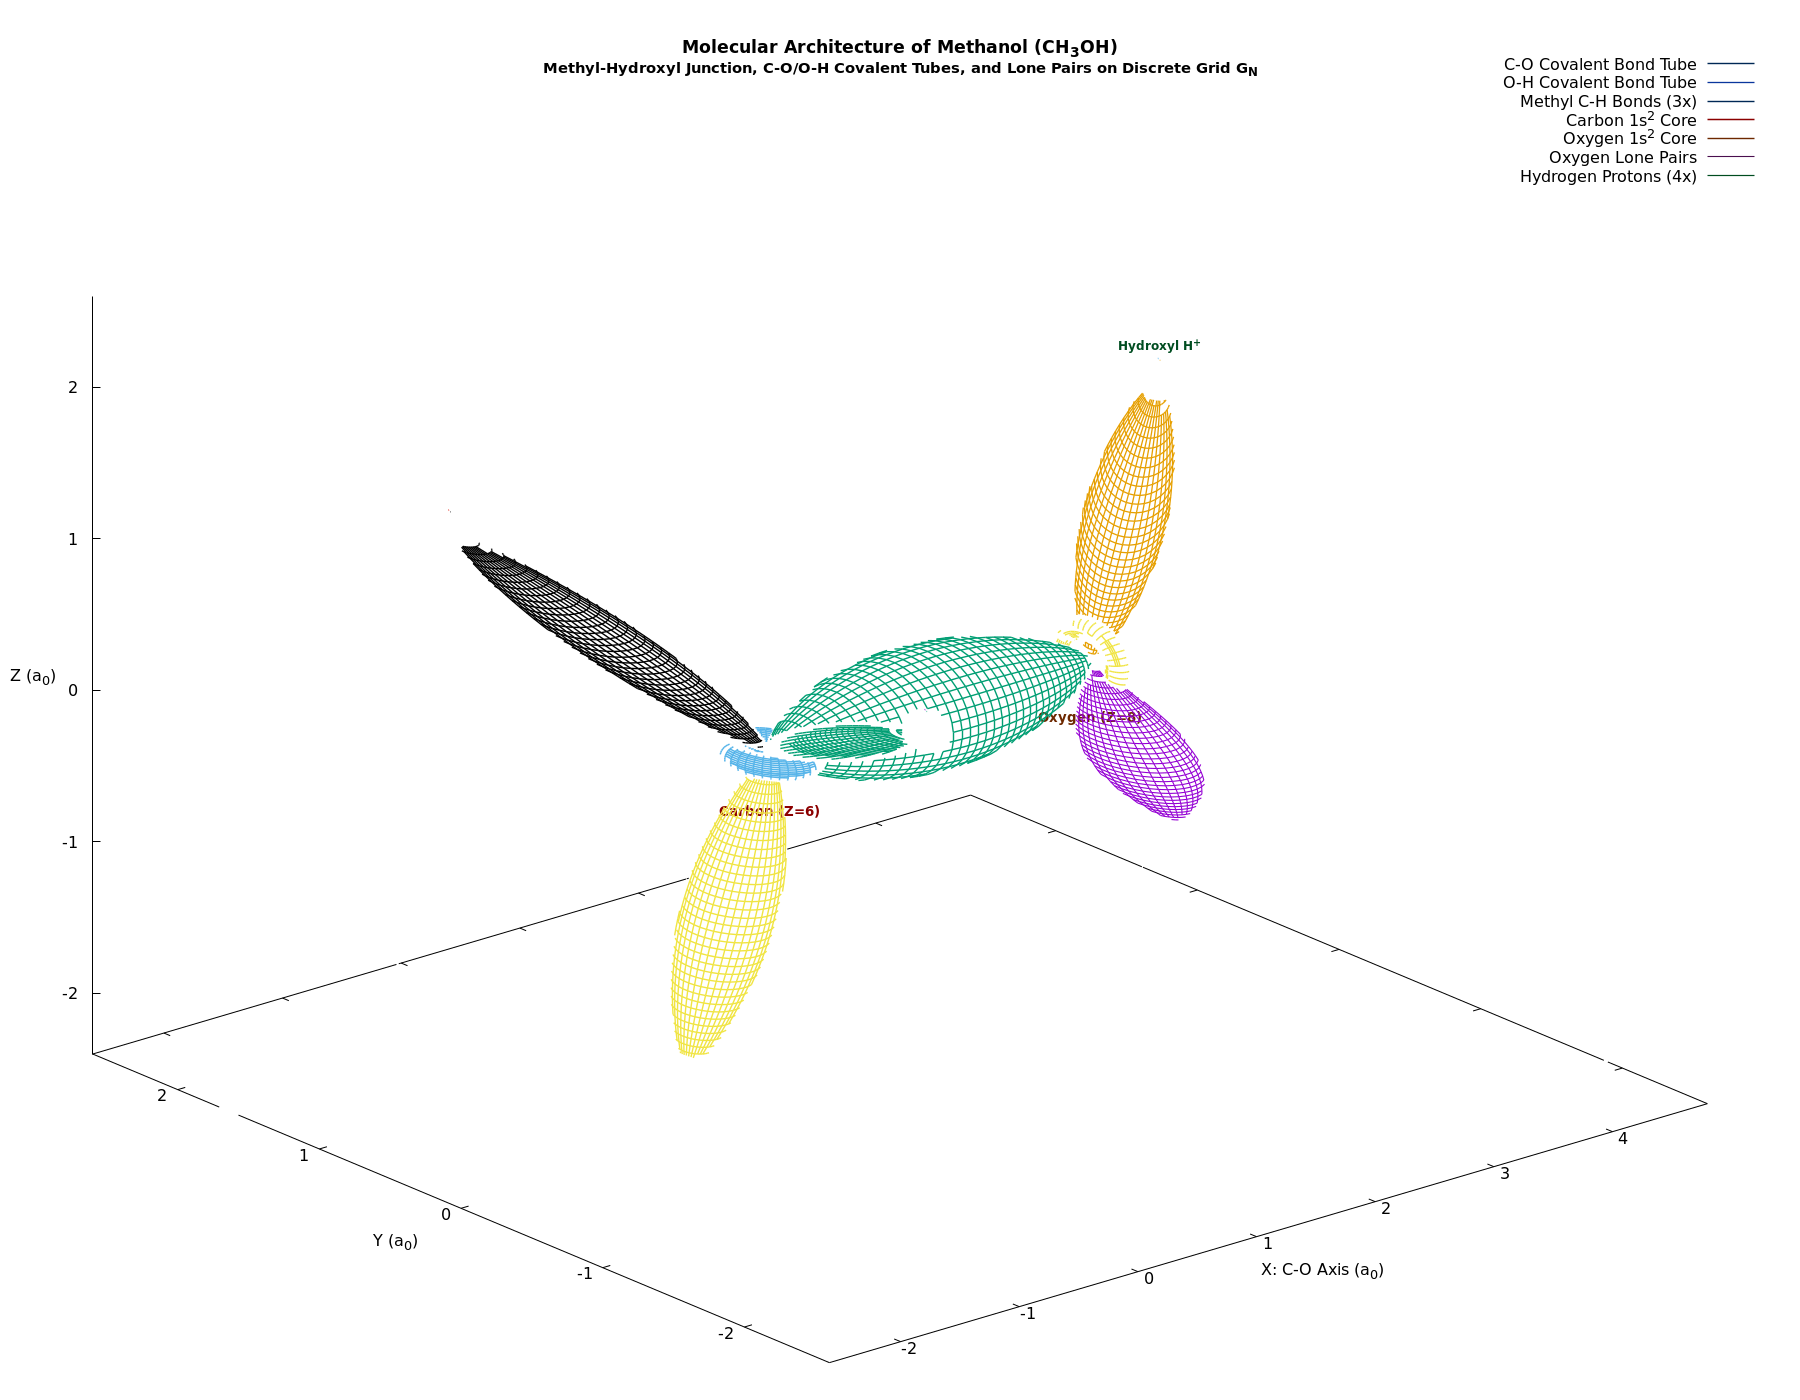

The gnuplot source for this figure:
# Gnuplot script: 3D High-Detail Wireframe Snapshot of Methanol (CH3OH)
# Depicts the discrete electromagnetic architecture of Methanol on G_N:
# - Methyl group (-CH3): Central Carbon nucleus with 1s^2 core toroid and 3 C-H covalent bonding tubes
# - Central C-O polar covalent bonding tube bridging Carbon and Oxygen
# - Hydroxyl group (-OH): Oxygen nucleus with 1s^2 core toroid, bent O-H covalent bond, and 2 rear lone-pair lobes
# - Proton screening spheres for all 4 hydrogens
# Pure wireframe meshwork with hidden-line removal; no surface shading.

reset

if (exists("OUTFILE")) {
    set terminal pngcairo size 1800,1400 font "Sans,12"
    set output OUTFILE
}

set title "Molecular Architecture of Methanol (CH_3OH)\n{/*0.85Methyl-Hydroxyl Junction, C-O/O-H Covalent Tubes, and Lone Pairs on Discrete Grid G_N}" font "Sans-Bold,13" offset 0,-0.5

set parametric
set hidden3d
unset pm3d
set surface

set isosamples 40, 40
set urange [0:2*pi]
set vrange [0:2*pi]

set xlabel "X: C-O Axis (a_0)" offset -1,-0.5
set ylabel "Y (a_0)" offset 1,-0.5
set zlabel "Z (a_0)" offset 1,0
set xrange [-2.6:4.8]
set yrange [-2.6:2.6]
set zrange [-2.4:2.6]
set xyplane at -2.4
set view 62, 320, 1.15, 1.0

# Physical constants in atomic units (a_0 ~ 0.529177 Angstrom)
# C nucleus at (0, 0, 0)
# C-O bond length d_CO = 2.70 a_0 (~1.43 Angstrom)
# C-H bond length d_CH = 2.06 a_0 (~1.09 Angstrom)
# O-H bond length d_OH = 1.81 a_0 (~0.96 Angstrom)
d_CO = 2.70
d_CH = 2.06
d_OH = 1.81

# Oxygen nucleus at (d_CO, 0, 0)
x_O = d_CO
y_O = 0.0
z_O = 0.0

# Hydroxyl Hydrogen (bent at 108.9 deg relative to C-O axis in XZ plane)
th_COH = 108.9 * pi / 180.0
x_HO = x_O - d_OH * cos(th_COH)
y_HO = 0.0
z_HO = d_OH * sin(th_COH)

# Methyl Hydrogens (pointing backwards at X < 0, 109.5 deg tetrahedral umbrella)
th_CH = 109.5 * pi / 180.0
x_hc_back = -d_CH * cos(pi - th_CH) # ~ -0.68 a_0
r_hc_perp = d_CH * sin(pi - th_CH)  # ~ 1.94 a_0

x_H1 = x_hc_back
y_H1 = 0.0
z_H1 = -r_hc_perp

x_H2 = x_hc_back
y_H2 = r_hc_perp * sin(pi/3.0)
z_H2 = r_hc_perp * cos(pi/3.0)

x_H3 = x_hc_back
y_H3 = -r_hc_perp * sin(pi/3.0)
z_H3 = r_hc_perp * cos(pi/3.0)

# Oxygen Lone-Pair Lobes (pointing in +/- Y with -Z tilt)
d_lp = 1.15
th_lp = 54.0 * pi / 180.0
x_lp1 = x_O - 0.35
y_lp1 = d_lp * sin(th_lp)
z_lp1 = -d_lp * cos(th_lp)

x_lp2 = x_O - 0.35
y_lp2 = -d_lp * sin(th_lp)
z_lp2 = -d_lp * cos(th_lp)

# 1. Carbon and Oxygen 1s^2 Core Current Toroids
r_C_core_maj = 0.22
r_C_core_min = 0.08
x_C_core(u, v) = (r_C_core_maj + r_C_core_min * cos(v)) * cos(u)
y_C_core(u, v) = (r_C_core_maj + r_C_core_min * cos(v)) * sin(u)
z_C_core(u, v) = r_C_core_min * sin(v)

r_O_core_maj = 0.20
r_O_core_min = 0.07
x_O_core(u, v) = x_O + r_O_core_min * sin(v)
y_O_core(u, v) = (r_O_core_maj + r_O_core_min * cos(v)) * cos(u)
z_O_core(u, v) = (r_O_core_maj + r_O_core_min * cos(v)) * sin(u)

# 2. C-O Covalent Bonding Tube
u_n(u) = u / (2.0 * pi)
r_tube_CO(u) = 0.35 * (sin(u_n(u) * pi)**0.65) * (1.0 + 0.15 * (1.0 - u_n(u)))
x_b_CO(u, v) = u_n(u) * d_CO
y_b_CO(u, v) = r_tube_CO(u) * cos(v)
z_b_CO(u, v) = r_tube_CO(u) * sin(v)

# 3. O-H Covalent Bonding Tube
r_tube_OH(u) = 0.28 * (sin(u_n(u) * pi)**0.70)
x_b_OH(u, v) = x_O + u_n(u) * (x_HO - x_O) + r_tube_OH(u) * cos(v) * 0.5
y_b_OH(u, v) = r_tube_OH(u) * sin(v)
z_b_OH(u, v) = z_O + u_n(u) * (z_HO - z_O) + r_tube_OH(u) * cos(v) * 0.86

# 4. Three Methyl C-H Bonding Tubes
r_tube_CH(u) = 0.26 * (sin(u_n(u) * pi)**0.70)
x_b_CH1(u, v) = u_n(u) * x_H1 + r_tube_CH(u) * cos(v)
y_b_CH1(u, v) = u_n(u) * y_H1 + r_tube_CH(u) * sin(v)
z_b_CH1(u, v) = u_n(u) * z_H1

x_b_CH2(u, v) = u_n(u) * x_H2 + r_tube_CH(u) * cos(v)
y_b_CH2(u, v) = u_n(u) * y_H2 + r_tube_CH(u) * sin(v)
z_b_CH2(u, v) = u_n(u) * z_H2

x_b_CH3(u, v) = u_n(u) * x_H3 + r_tube_CH(u) * cos(v)
y_b_CH3(u, v) = u_n(u) * y_H3 + r_tube_CH(u) * sin(v)
z_b_CH3(u, v) = u_n(u) * z_H3

# 5. Oxygen Lone-Pair Lobes
r_lp(u) = 0.32 * sin(u_n(u) * pi) * (1.0 - 0.20 * cos(u_n(u) * pi))
x_lp_1(u, v) = x_O + u_n(u) * (x_lp1 - x_O) + r_lp(u) * cos(v)
y_lp_1(u, v) = u_n(u) * y_lp1 + r_lp(u) * sin(v)
z_lp_1(u, v) = u_n(u) * z_lp1

x_lp_2(u, v) = x_O + u_n(u) * (x_lp2 - x_O) + r_lp(u) * cos(v)
y_lp_2(u, v) = u_n(u) * y_lp2 + r_lp(u) * sin(v)
z_lp_2(u, v) = u_n(u) * z_lp2

# 6. Hydrogen Proton Screening Spheres
r_p = 0.13
x_p(u, v, x0) = x0 + r_p * sin(u/2.0) * cos(v)
y_p(u, v, y0) = y0 + r_p * sin(u/2.0) * sin(v)
z_p(u, v, z0) = z0 + r_p * cos(u/2.0)

# Wireframe Line Styles
set style line 1 lc rgb "#002855" lw 1.4   # Deep blue: C-O and C-H sigma bonds
set style line 2 lc rgb "#0a369d" lw 1.3   # Light blue: O-H bond
set style line 3 lc rgb "#8b0000" lw 1.5   # Red: Carbon core toroid
set style line 4 lc rgb "#6d2800" lw 1.4   # Amber: Oxygen core toroid
set style line 5 lc rgb "#4a0e4e" lw 1.1   # Purple: Oxygen lone-pair lobes
set style line 6 lc rgb "#004d20" lw 1.2   # Green: Hydrogen protons

# Labels
set label 1 "Carbon (Z=6)" at 0, 0, -0.38 center font "Sans-Bold,10" tc rgb "#8b0000"
set label 2 "Oxygen (Z=8)" at x_O, 0, -0.38 center font "Sans-Bold,10" tc rgb "#6d2800"
set label 3 "Hydroxyl H^+" at x_HO, 0, z_HO+0.22 center font "Sans-Bold,9" tc rgb "#004d20"

splot x_b_CO(u, v),  y_b_CO(u, v),  z_b_CO(u, v)  with lines ls 1 title "C-O Covalent Bond Tube", \
      x_b_OH(u, v),  y_b_OH(u, v),  z_b_OH(u, v)  with lines ls 2 title "O-H Covalent Bond Tube", \
      x_b_CH1(u, v), y_b_CH1(u, v), z_b_CH1(u, v) with lines ls 1 title "Methyl C-H Bonds (3x)", \
      x_b_CH2(u, v), y_b_CH2(u, v), z_b_CH2(u, v) with lines ls 1 notitle, \
      x_b_CH3(u, v), y_b_CH3(u, v), z_b_CH3(u, v) with lines ls 1 notitle, \
      x_C_core(u, v),y_C_core(u, v),z_C_core(u, v)with lines ls 3 title "Carbon 1s^2 Core", \
      x_O_core(u, v),y_O_core(u, v),z_O_core(u, v)with lines ls 4 title "Oxygen 1s^2 Core", \
      x_lp_1(u, v),  y_lp_1(u, v),  z_lp_1(u, v)  with lines ls 5 title "Oxygen Lone Pairs", \
      x_lp_2(u, v),  y_lp_2(u, v),  z_lp_2(u, v)  with lines ls 5 notitle, \
      x_p(u, v, x_HO), y_p(u, v, y_HO), z_p(u, v, z_HO) with lines ls 6 title "Hydrogen Protons (4x)", \
      x_p(u, v, x_H1), y_p(u, v, y_H1), z_p(u, v, z_H1) with lines ls 6 notitle, \
      x_p(u, v, x_H2), y_p(u, v, y_H2), z_p(u, v, z_H2) with lines ls 6 notitle, \
      x_p(u, v, x_H3), y_p(u, v, y_H3), z_p(u, v, z_H3) with lines ls 6 notitle

if (!exists("OUTFILE")) {
    pause mouse close
}
